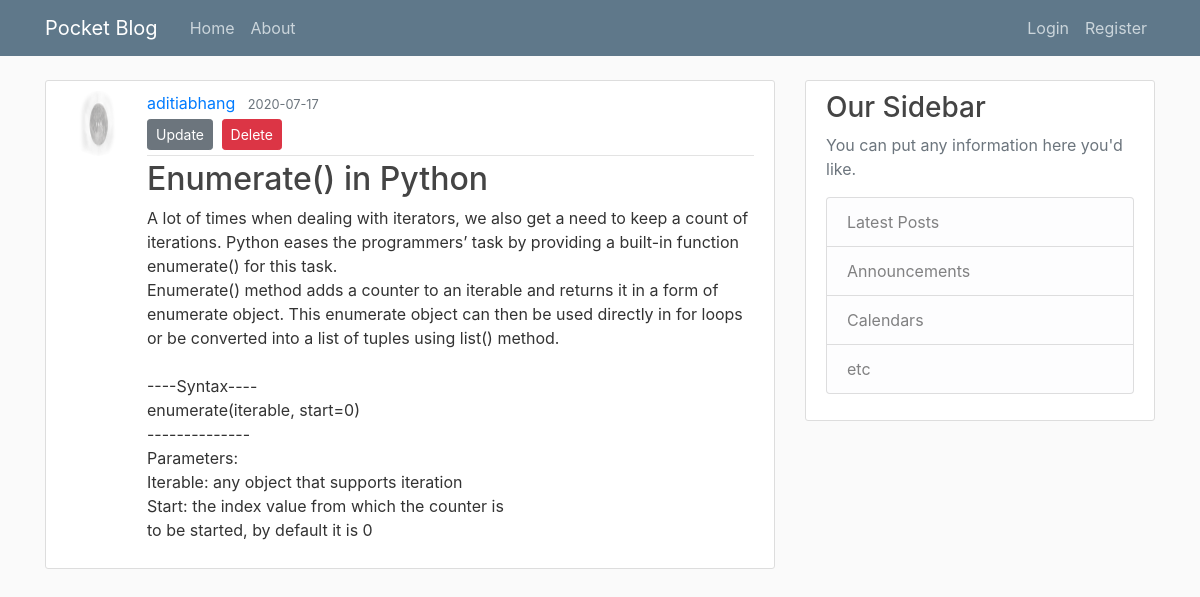
Before: /post/16 with the older database file.
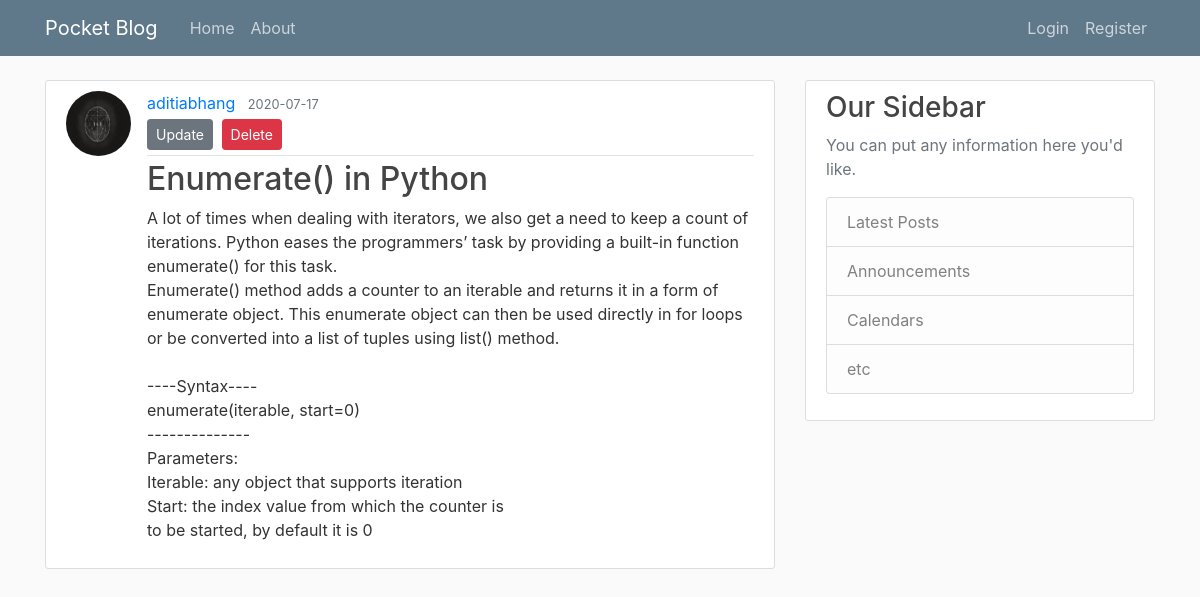
After: the same page with the newer database file.
### pocket_blog/models.py (models this page shows, shortened)
class User(db.Model, UserMixin):
    id = db.Column(db.Integer, primary_key=True)
    username = db.Column(db.String(20), unique=True, nullable=False)
    email = db.Column(db.String(120), unique=True, nullable=False)
    image_file = db.Column(db.String(20), nullable=False, default='default.jpg')
    password = db.Column(db.String(60), nullable=False)
    posts = db.relationship('Post', backref='author', lazy=True)

### pocket_blog/posts/routes.py (the view)
@posts.route("/post/<int:post_id>")
def post(post_id):
    post = Post.query.get_or_404(post_id)
    return render_template('post.html', title=post.title, post=post)

### pocket_blog/templates/post.html (shortened to what this page needs)
{% extends "layout.html" %}
{% block content %}
    <article class="media content-section">
    <img class="rounded-circle article-img" src="{{ url_for('static', filename='/profile_pics/' + post.author.image_file) }}">
      <div class="media-body">
        <div class="article-metadata">
          <a class="mr-2" href="{{ url_for('users.user_posts', username=post.author.username) }}">{{ post.author.username }}</a>
          <small class="text-muted">{{ post.date_posted.strftime('%Y-%m-%d') }}</small>
        <div>
            <a class="btn btn-secondary btn-sm mt-1 mb-1" href="{{ url_for('posts.update_post', post_id=post.id) }}">Update</a>
            <button type="button" class="btn btn-danger btn-sm m-1" data-toggle="modal" data-target="#deleteModal">Delete</button>
        </div>
        </div>
        <h2 class="article-title">{{ post.title }}</h2>
        <p class="article-content">{{ post.content }}</p>
      </div>
    </article>
{% endblock content %}

Changed rows visible on the page:
changed User "aditiabhang": image_file: a different picture
